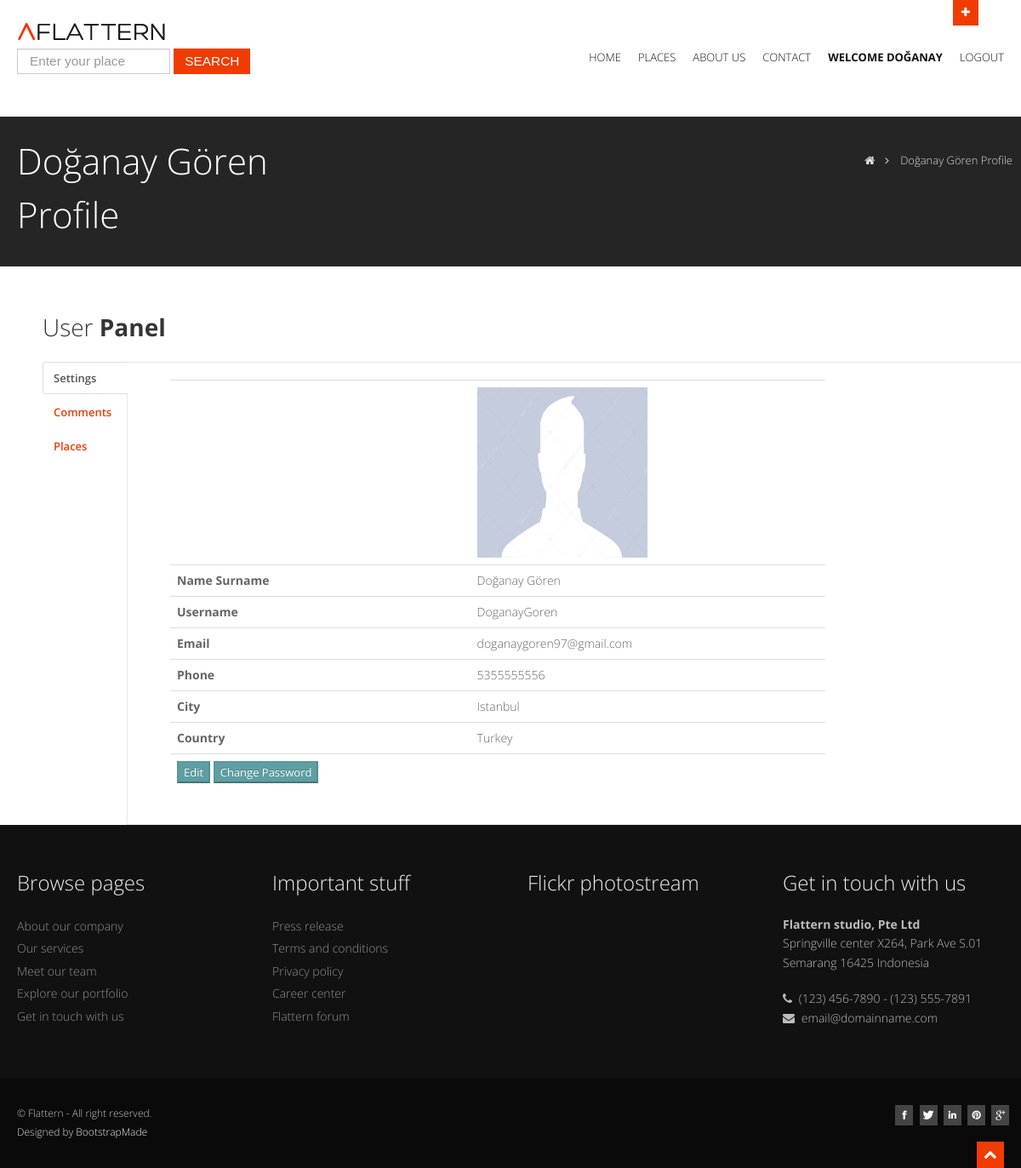
The page /user/profile (signed in) on the database its author committed.
### home/models.py (models this page shows, shortened)
class UserProfile(models.Model):
	user=models.OneToOneField(User, on_delete=models.CASCADE)
	phone=models.CharField(blank=True, max_length=20)
	city=models.CharField(blank=True, max_length=20)
	country=models.CharField(blank=True, max_length=20)
	image=models.ImageField(blank=True,upload_to='images/users/')
	def image_tag(self):
		return mark_safe('<img src="{}" height="50" />'.format(self.image.url))
	image_tag.short_description='Image'

### user/views.py (the view)
# urls.py: path('profile', views.profile, name="profile"),
@login_required(login_url='/login')
def profile(request):
	current_user=request.user
	profile= UserProfile.objects.get(user_id=current_user.id)
	categories=Category.objects.all()
	comments=Comment.objects.filter(user_id=current_user.id)
	content={ 'profile':profile, 'categories':categories, 'comments':comments,}
	return render(request, 'profile.html',content)

### user/templates/profile.html (shortened to what this page needs)
{% extends 'homebase.html' %}
{% block inner_headline %}
<section id="inner-headline">
    <div class="container">
        <div class="row">
            <div class="span4">
                <div class="inner-heading">
                    <h2>{{ user.first_name }} {{ user.last_name }} Profile</h2>
                </div>
            </div>
            <div class="span8">
                <ul class="breadcrumb">
                    <li><a href="/"><i class="icon-home"></i></a><i class="icon-angle-right"></i></li>
                    <li class="active">{{ user.first_name }} {{ user.last_name }} Profile</li>
                </ul>
            </div>
        </div>
    </div>
</section>
{% endblock %}
{% block main_content %}
              <div class="span12">
                <h4>User <strong>Panel</strong></h4>
                <div class="tabbable tabs-left">
                  <ul class="nav nav-tabs">
                    <li class="active"><a href="#topone" data-toggle="tab">Settings</a></li>
                    <li><a href="#toptwo" data-toggle="tab">Comments</a></li>
                    <li><a href="#topthree" data-toggle="tab">Places</a></li>
                  </ul>
                  <div class="tab-content">
                    <div class="tab-pane active" id="topone">
                   <div class="span8">
            <table class="table">
            	<tr>
            		<th></th>
            		<td><img style="height: 200px; width: 200px;" src="{{ profile.image.url }}"></td>
            	</tr>
            	<tr>
            		<th>Name Surname</th>
            		<td>{{ profile.user.first_name }} {{ profile.user.last_name }}</td>
            	</tr>
            	<tr>
            		<th>Username</th>
            		<td>{{ profile.user.username }}</td>
            	</tr>
            	<tr>
            		<th>Email</th>
            		<td>{{ profile.user.email }}</td>
            	</tr>
            	<tr>
            		<th>Phone</th>
            		<td>{{ profile.phone }}</td>
            	</tr>
            	<tr>
            		<th>City</th>
            		<td>{{ profile.city }}</td>
            	</tr>
            	<tr>
            		<th>Country</th>
            		<td>{{ profile.country }}</td>
            	</tr>
            	<tr>
            		<th><a href="/user/profile_edit"><button class="btn-info" type="submit">Edit</button></a> <a href="/user/change_password"><button class="btn-info" type="submit">Change Password</button></a> </th>
            		<td></td>
            	</tr>
            </table>
          </div>
                    </div>
                  </div>
                </div>
              </div>
{% endblock %}

### home/templates/homebase.html (shortened to what this page needs)
<!DOCTYPE html>
<html lang="en">
<head>
    {% load static %}
    <link href="{% static 'css/bootstrap.css' %}" rel="stylesheet" />
    <link href="{% static 'css/bootstrap-responsive.css' %}" rel="stylesheet" />
    <link href="{% static 'css/fancybox/jquery.fancybox.css' %}" rel="stylesheet">
    <link href="{% static 'css/jcarousel.css' %}" rel="stylesheet" />
    <link href="{% static 'css/flexslider.css' %}" rel="stylesheet" />
    <link href="{% static 'css/style.css' %}" rel="stylesheet" />
    <link href="{% static 'skins/default.css' %}" rel="stylesheet" />
    <link rel="stylesheet" href="https://ajax.googleapis.com/ajax/libs/jqueryui/1.11.4/themes/smoothness/jquery-ui.css">
</head>
<body>
    <div id="wrapper">
        <header>
            <div class="container ">
                <div id="header-hidden-link">
                    <a href="#" class="toggle-link" title="Click me you'll get a surprise" data-target=".hidden-top"><i></i>Open</a>
                </div>
                <div class="row nomargin">
                    <div class="span12">
                    </div>
                </div>
                <div class="row">
                    <div class="span4">
                        <div class="logo">
                            <a href="/"><img src="{% static 'img/logo.png' %}" alt="" class="logo" /></a>
                            <div class="widget">
                                <div class="ui-widget">
                                <form action="/place/search" method="post" class="form-search">
                                    <input placeholder="Enter your place" id="search" name="search" type="text" class="input-medium search-query">
                                    <button type="submit" class="btn btn-square btn-theme">Search</button>
                                </form>
                                </div>
                            </div>
                        </div>
                    </div>
                    <div class="span8">
                        <div class="navbar navbar-static-top">
                            <div class="navigation">
                                <nav>
                                    <ul class="nav topnav">
                                        <li>
                                            <a href="/">Home </a>
                                        </li>
                                        <li class="dropdown">
                                            <a href="/place">Places</a>
                                        </li>
                                            {% load mptt_tags %}
                                        <li>
                                            <a href="/about"> About Us </a>
                                        </li>
                                        <li>
                                            <a href="/contact">Contact </a>
                                        </li>
                                        {% if user.id is not None %}
                                        <li>
                                            <a href="/user/profile"><strong>Welcome {{ user.first_name }}</strong></a>
                                        </li>
                                        <li>
                                            <a href="/logout">Logout</a>
                                        </li>
                                        {% else %}
                                        <li>
                                            <a href="/login">What are you waiting for? Sign In Here <i class="icon-circle-arrow-up"></i></a>
                                        </li>
                                        {% endif %}
                                    </ul>
                                </nav>
                            </div>
                        </div>
                    </div>
                </div>
            </div>
        </header>
      {% block inner_headline %}
      {% endblock %}
        <section id="content">
          <div class="container">
            {% block main_content %}
            {% endblock %}
            </div>
        </section>
        <footer>
            <div class="container">
                <div class="row">
                    <div class="span3">
                        <div class="widget">
                            <h5 class="widgetheading">Browse pages</h5>
                            <ul class="link-list">
                                <li><a href="#">About our company</a></li>
                                <li><a href="#">Our services</a></li>
                                <li><a href="#">Meet our team</a></li>
                                <li><a href="#">Explore our portfolio</a></li>
                                <li><a href="#">Get in touch with us</a></li>
                            </ul>
                        </div>
                    </div>
                    <div class="span3">
                        <div class="widget">
                            <h5 class="widgetheading">Important stuff</h5>
                            <ul class="link-list">
                                <li><a href="#">Press release</a></li>
                                <li><a href="#">Terms and conditions</a></li>
                                <li><a href="#">Privacy policy</a></li>
                                <li><a href="#">Career center</a></li>
                                <li><a href="#">Flattern forum</a></li>
                            </ul>
                        </div>
                    </div>
                    <div class="span3">
                        <div class="widget">
                            <h5 class="widgetheading">Flickr photostream</h5>
                        </div>
                    </div>
                    <div class="span3">
                        <div class="widget">
                            <h5 class="widgetheading">Get in touch with us</h5>
                            <address>
                <strong>Flattern studio, Pte Ltd</strong><br>
                 Springville center X264, Park Ave S.01<br>
                 Semarang 16425 Indonesia
              </address>
                            <p>
                                <i class="icon-phone"></i> (123) 456-7890 - (123) 555-7891
                                <br>
                                <i class="icon-envelope-alt"></i> email@domainname.com
                            </p>
                        </div>
                    </div>
                </div>
            </div>
            <div id="sub-footer">
                <div class="container">
                    <div class="row">
                        <div class="span6">
                            <div class="copyright">
                                <p>
                                    <span>&copy; Flattern - All right reserved.</span>
                                </p>
                                <div class="credits">
                                    Designed by <a href="https://bootstrapmade.com/">BootstrapMade</a>
                                </div>
                            </div>
                        </div>
                        <div class="span6">
                            <ul class="social-network">
                                <li><a href="#" data-placement="bottom" title="Facebook"><i class="icon-facebook icon-square"></i></a></li>
                                <li><a href="#" data-placement="bottom" title="Twitter"><i class="icon-twitter icon-square"></i></a></li>
                                <li><a href="#" data-placement="bottom" title="Linkedin"><i class="icon-linkedin icon-square"></i></a></li>
                                <li><a href="#" data-placement="bottom" title="Pinterest"><i class="icon-pinterest icon-square"></i></a></li>
                                <li><a href="#" data-placement="bottom" title="Google plus"><i class="icon-google-plus icon-square"></i></a></li>
                            </ul>
                        </div>
                    </div>
                </div>
            </div>
        </footer>
    </div>
    <a href="#" class="scrollup"><i class="icon-chevron-up icon-square icon-32 active"></i></a>
</body>
</html>

### home/static/css/style.css (style rules this page uses)
body { font-family: 'Open Sans', Arial, sans-serif; font-size: 14px; font-weight: 300; line-height: 1.6em; color: #656565; }
.container { padding: 0 20px 0 20px; position: relative; }
#wrapper { width: 100%; margin: 0; padding: 0; }
.row, .row-fluid { margin-bottom: 30px; }
.row.nomargin, .row-fluid.nomargin { margin-bottom: 0; }
#header-hidden-link { position: absolute; right: 60px; top: 0px; }
#header-hidden-link a.toggle-link, #header-hidden-link a.top-link { outline: 0; font-size: 0; line-height: 1; padding: 5px 10px; height: 20px; display: block; text-align: center; color: #fefefe; text-decoration: none; }
#header-hidden-link a.toggle-link i, #header-hidden-link a.top-link i { font-size: 16px; line-height: 1; }
#header-hidden-link a.toggle-link>i:before { content: "\f067"; font-family: 'FontAwesome'; font-size: 13px; font-weight: normal; font-style: normal; }
header { background: #fff; margin: 0; padding: 0; position: relative; }
header .logo { margin: -10px 0 0 0; float: left; }
header .logo img { margin-bottom: 10px; }
@media (min-width: 768px) { header .navigation { float: right; } }
header ul.nav li { border: none; margin: 0; }
header ul.nav li a { font-size: 12px; border: none; font-weight: 300; text-transform: uppercase; }
.navbar .nav>li>a { color: #111; text-shadow: none; }
ul.nav li.dropdown a { z-index: 1000; display: block; }
#content { position: relative; background: #fff; padding: 50px 0 0 0; }
#content img { max-width: 100%; height: auto; }
#inner-headline { background: #252525; position: relative; margin: 0; padding: 0; color: #fefefe; }
#inner-headline .inner-heading h2 { color: #fff; margin: 20px 0 0 0; }
#inner-headline ul.breadcrumb { margin: 30px 0 0; float: right; }
#inner-headline ul.breadcrumb li { margin-bottom: 0; padding-bottom: 0; }
#inner-headline ul.breadcrumb li { font-size: 13px; color: #ddd; }
#inner-headline ul.breadcrumb li i { color: #dedede; }
#inner-headline ul.breadcrumb li a { color: #fff; }
ul.link-list { margin: 0; padding: 0; list-style: none; }
ul.link-list li { margin: 0; padding: 2px 0 2px 0; list-style: none; }
footer ul.link-list li a { color: #919191; }
.widgetheading { width: 100%; padding: 0; }
footer .widgetheading { position: relative; }
footer { background: #111; padding: 50px 0 0 0; color: #bbb; }
footer a { color: #eee; }
footer h1, footer h2, footer h3, footer h4, footer h5, footer h6 { color: #eee; }
footer address { line-height: 1.6em; }
ul.social-network { list-style: none; margin: 0; }
ul.social-network li { display: inline; }
#sub-footer { background: #0a0a0a; text-shadow: none; color: #5d5d5d; padding: 0; padding-top: 30px; margin: 20px 0 0 0; }
#sub-footer p { margin: 0; padding: 0; }
#sub-footer span { color: #c7c7c7; }
.copyright { text-align: left; font-size: 12px; color: #ddd; }
#sub-footer ul.social-network { float: right; }
.scrollup { position: fixed; width: 32px; height: 32px; bottom: 0px; right: 20px; }
a.scrollup { outline: 0; }

### home/static/skins/default.css (style rules this page uses)
a, a:hover,a:focus,a:active, footer a.text-link:hover, strike, footer ul.link-list li a:hover, .post-meta span a:hover, footer a.text-link, ul.meta-post li a:hover, ul.cat li a:hover, ul.recent li h6 a:hover, ul.portfolio-categ li.active a, ul.portfolio-categ li.active a:hover, ul.portfolio-categ li a:hover,ul.related-post li h4 a:hover, span.highlight,article .post-heading h3 a:hover, .navbar .nav > .active > a,.navbar .nav > .active > a:hover,.navbar .nav > li > a:hover,.navbar .nav > li > a:focus,.navbar .nav > .active > a:focus, .validation { color:#F03C02; }
#header-hidden-link a.toggle-link, #header-hidden-link a.top-link { background:#F03C02; }
.btn-theme { border:1px solid #F03C02; background: #F03C02; }
[class^="icon-"].active, [class*=" icon-"].active { background-color: #F03C02; }

### rows shown on the page
UserProfile: image (picture), user.first_name "Doğanay", user.last_name "Gören", user.username "DoganayGoren", user.email "doganaygoren97@gmail.com", phone "5355555556", city "Istanbul", country "Turkey"

### other values the page prints
{{ user.first_name }} "DOĞANAY"
{{ user.first_name }} "Doğanay"
{{ user.last_name }} "Gören"
